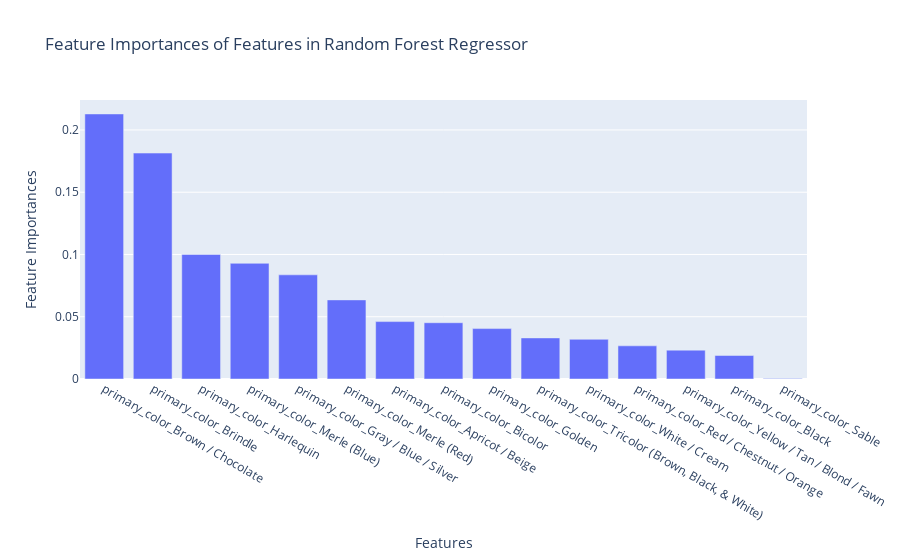

The code cell stored with this chart in its notebook:
### Code cell
# plot feature importances
px.bar(x=x_feat_list_colors, y=feature_importances, title='Feature Importances of Features in Random Forest Regressor', labels={'x': 'Features', 'y':'Feature Importances'}).update_xaxes(categoryorder='total descending')

### Figure 1 — Plotly figure (JSON) as saved in the notebook; plotly's stock layout.template omitted (floating-point values rounded to 4 significant figures)
{"data": [{"alignmentgroup": "True", "hovertemplate": "Features=%{x}<br>Feature Importances=%{y}<extra></extra>", "legendgroup": "", "marker": {"color": "#636efa", "pattern": {"shape": ""}}, "name": "", "offsetgroup": "", "orientation": "v", "showlegend": false, "textposition": "auto", "type": "bar", "x": ["primary_color_Apricot / Beige", "primary_color_Bicolor", "primary_color_Black", "primary_color_Brindle", "primary_color_Brown / Chocolate", "primary_color_Golden", "primary_color_Gray / Blue / Silver", "primary_color_Harlequin", "primary_color_Merle (Blue)", "primary_color_Merle (Red)", "primary_color_Red / Chestnut / Orange", "primary_color_Sable", "primary_color_Tricolor (Brown, Black, & White)", "primary_color_White / Cream", "primary_color_Yellow / Tan / Blond / Fawn"], "xaxis": "x", "y": [0.04611, 0.04519, 0.01888, 0.1814, 0.2129, 0.04049, 0.08365, 0.09998, 0.0929, 0.06352, 0.02663, 0.0003096, 0.03299, 0.03187, 0.02317], "yaxis": "y"}], "layout": {"barmode": "relative", "legend": {"tracegroupgap": 0}, "title": {"text": "Feature Importances of Features in Random Forest Regressor"}, "xaxis": {"anchor": "y", "categoryorder": "total descending", "domain": [0, 1], "title": {"text": "Features"}}, "yaxis": {"anchor": "x", "domain": [0, 1], "title": {"text": "Feature Importances"}}}}
